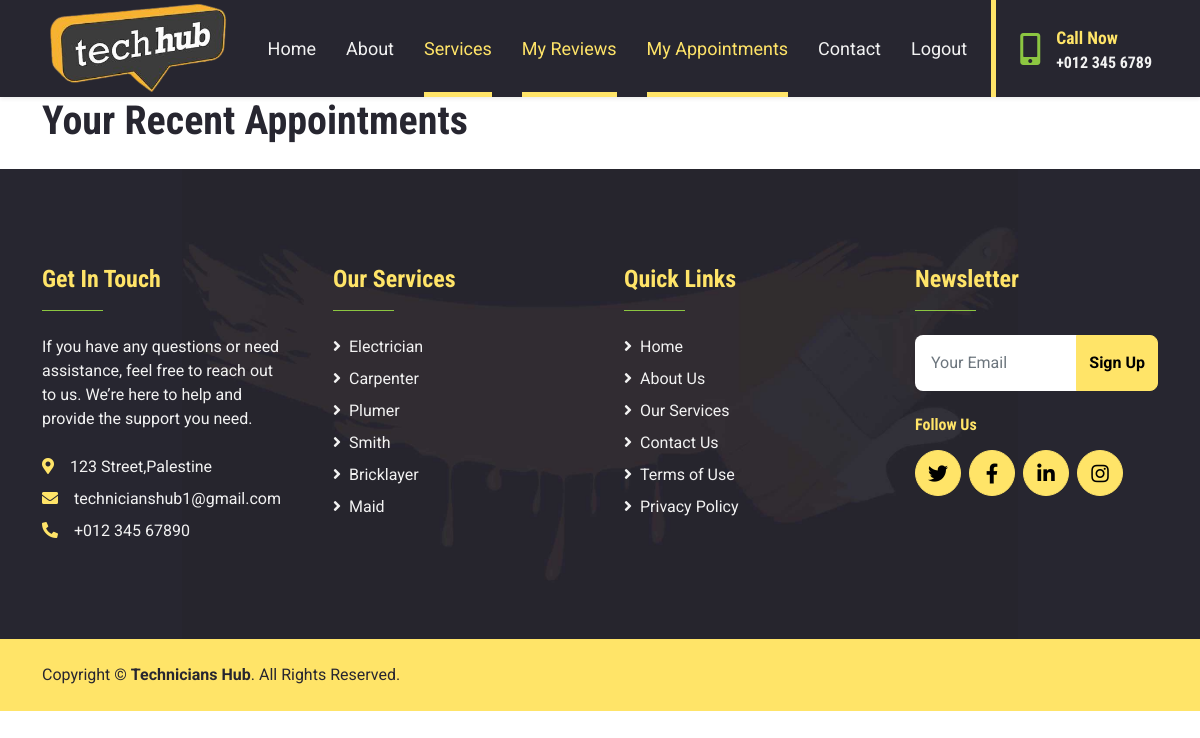
Before: /recent_appointments (signed in) with the older database file.
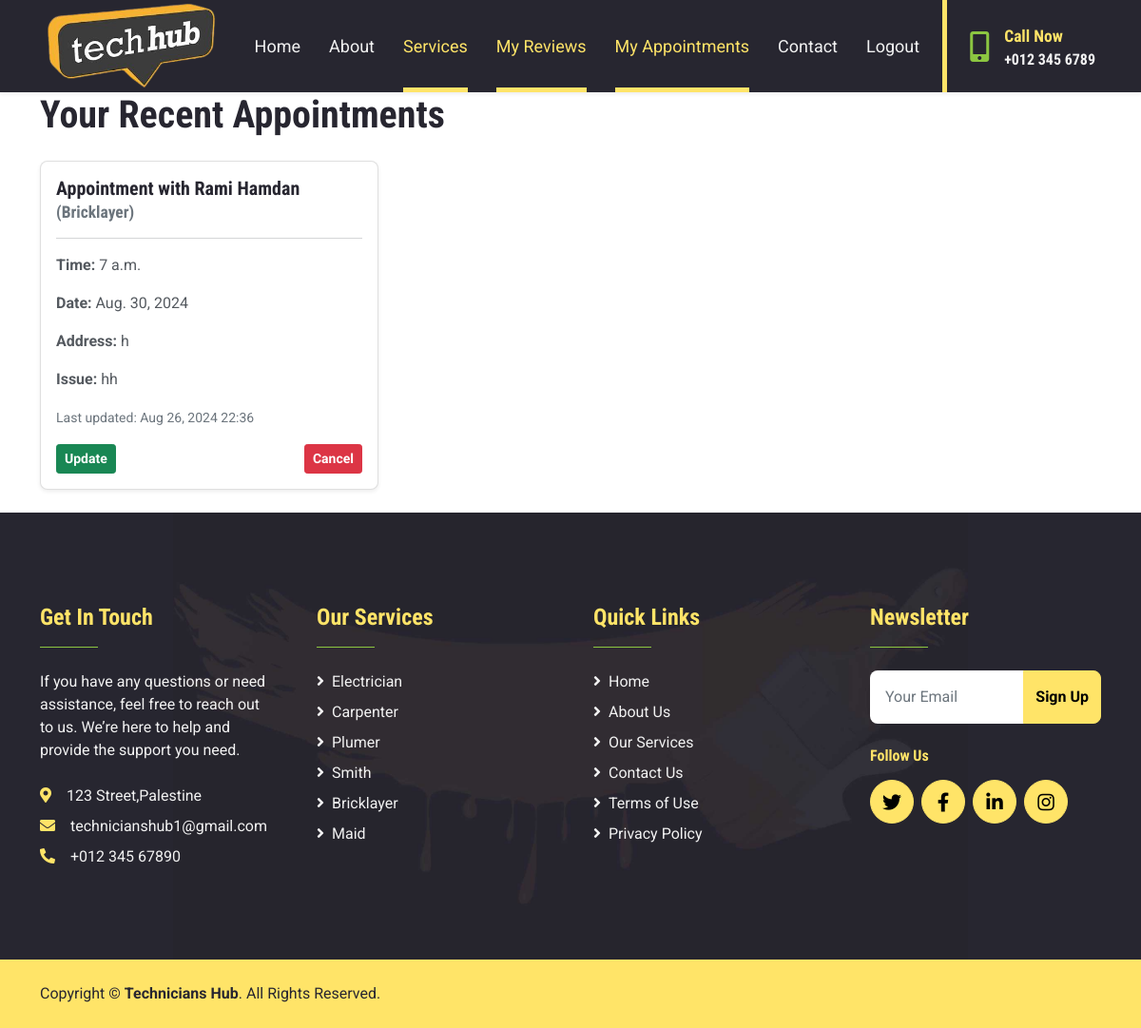
After: the same page with the newer database file.
### Technicians_app/models.py (models this page shows, shortened)
class Appointment(models.Model):
    technician = models.ForeignKey(Technician, related_name="technician_appointments", on_delete=models.CASCADE)
    user = models.ForeignKey(User, related_name="user_appointments", on_delete=models.CASCADE)
    date = models.DateField()
    time = models.TimeField()
    address = models.CharField(max_length=255)
    issue = models.TextField()
    created_at = models.DateTimeField(auto_now_add=True)
    updated_at = models.DateTimeField(auto_now=True)

class Technician(models.Model):
    first_name = models.CharField(max_length=45)
    last_name = models.CharField(max_length=45)
    bio = models.TextField()
    phone_number = models.CharField(max_length=25)
    city = models.CharField(max_length=45)
    age = models.IntegerField()
    image = models.ImageField(upload_to='image/')
    created_at = models.DateField(auto_now_add=True)
    updated_at = models.DateField(auto_now=True)
    users = models.ManyToManyField(User, related_name="technicians",blank=True)
    role=models.ForeignKey(Role,related_name="technicians",on_delete=models.CASCADE , default=1)

class Role(models.Model):
    name = models.CharField(max_length=60)
    created_at = models.DateField(auto_now_add=True)
    updated_at = models.DateField(auto_now=True)

### Technicians_app/views.py (the view)
# urls.py: path('recent_appointments', views.recent_appointments, name='recent_appointmens'),
def recent_appointments(request):
    if 'id' in request.session:
        user_id = request.session['id']
        user = models.get_user(user_id)
        user_appointments = models.get_appointments_by_user(user_id)
        return render(request, 'recent_appointments.html', {'user': user, 'user_appointments': user_appointments})
    else:
        return redirect('login')

### Technicians_app/models.py (called while the page is built)
def get_user(user_id):
    user = User.objects.get(id=user_id)
    return user

def get_appointments_by_user(user_id):
    return Appointment.objects.filter(id=user_id)

### Technicians_app/templates/recent_appointments.html (shortened to what the changed rows need)
<!DOCTYPE html>
<html lang="en">
<head>
    {% load static%}
    <link href="https://cdnjs.cloudflare.com/ajax/libs/font-awesome/5.15.0/css/all.min.css" rel="stylesheet">
    <link href="https://cdn.jsdelivr.net/npm/bootstrap-icons@1.4.1/font/bootstrap-icons.css" rel="stylesheet">
    <link href="lib/owlcarousel/assets/owl.carousel.min.css" rel="stylesheet">
    <link href="{% static 'css/bootstrap.min.css'%}" rel="stylesheet">
    <link href="{% static 'css/services.css'%}" rel="stylesheet">
    <link href="{% static 'css/app.css'%}" rel="stylesheet">
</head>
<body>
    <div class="container">
        <h1 class="mb-4">Your Recent Appointments</h1>
        <div class="row">
            {% for appointment in user.user_appointments.all %}
            <div class="col-md-4">
                <div class="card mb-4 shadow-sm">
                    <div class="card-body">
                        <h5 class="card-title">Appointment with {{ appointment.technician.first_name }}
                            {{appointment.technician.last_name }}
                            <small class="text-muted">({{appointment.technician.role.name }})</small>
                        </h5>
                        <hr>
                        <p><strong>Time:</strong> {{ appointment.time }}</p>
                        <p><strong>Date:</strong> {{ appointment.date }}</p>
                        <p><strong>Address:</strong> {{ appointment.address }}</p>
                        <p><strong>Issue:</strong> {{ appointment.issue }}</p>
                        <p class="text-muted"><small>Last updated: {{ appointment.updated_at|date:"M d, Y H:i"}}</small>
                        </p>
                        <div class="d-flex justify-content-between">
                            <a href="{% url 'update_appointment' appointment.id %}"
                                class="btn btn-success btn-sm">Update</a>
                            <a href="{% url 'confirm_cancel_appointment' appointment.id %}"
                                class="btn btn-danger btn-sm">Cancel</a>
                        </div>
                    </div>
                </div>
            </div>
            {% endfor %}
        </div>
    </div>
</body>
</html>

Changed rows visible on the page:
now on this page (row edited): Appointment: technician.first_name "Rami", technician.last_name "Hamdan", technician.role.name "Bricklayer", time "7 a.m.", date "Aug. 30, 2024", address "h", issue "hh", updated_at "Aug 26, 2024 22:36"
